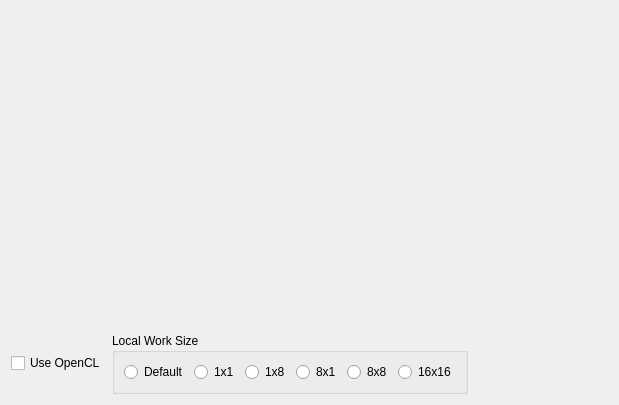
<?xml version="1.0" encoding="UTF-8"?>
<ui version="4.0">
 <class>BezierMainWindow</class>
 <widget class="QWidget" name="BezierMainWindow">
  <property name="geometry">
   <rect>
    <x>0</x>
    <y>0</y>
    <width>619</width>
    <height>405</height>
   </rect>
  </property>
  <property name="windowTitle">
   <string>BezierMainWindow</string>
  </property>
  <layout class="QVBoxLayout" name="verticalLayout">
   <item>
    <widget class="BezierWidget" name="bezierWidget">
     <property name="sizePolicy">
      <sizepolicy hsizetype="Preferred" vsizetype="MinimumExpanding">
       <horstretch>0</horstretch>
       <verstretch>0</verstretch>
      </sizepolicy>
     </property>
    </widget>
   </item>
   <item>
    <layout class="QHBoxLayout" name="horizontalLayout_2">
     <item>
      <widget class="QCheckBox" name="useOpenCL">
       <property name="text">
        <string>Use OpenCL</string>
       </property>
      </widget>
     </item>
     <item>
      <widget class="QGroupBox" name="localWorkSize">
       <property name="title">
        <string>Local Work Size</string>
       </property>
       <layout class="QHBoxLayout" name="horizontalLayout">
        <item>
         <widget class="QRadioButton" name="localWorkSizeDefault">
          <property name="text">
           <string>Default</string>
          </property>
         </widget>
        </item>
        <item>
         <widget class="QRadioButton" name="localWorkSize1x1">
          <property name="text">
           <string>1x1</string>
          </property>
         </widget>
        </item>
        <item>
         <widget class="QRadioButton" name="localWorkSize1x8">
          <property name="text">
           <string>1x8</string>
          </property>
         </widget>
        </item>
        <item>
         <widget class="QRadioButton" name="localWorkSize8x1">
          <property name="text">
           <string>8x1</string>
          </property>
         </widget>
        </item>
        <item>
         <widget class="QRadioButton" name="localWorkSize8x8">
          <property name="text">
           <string>8x8</string>
          </property>
         </widget>
        </item>
        <item>
         <widget class="QRadioButton" name="localWorkSize16x16">
          <property name="text">
           <string>16x16</string>
          </property>
         </widget>
        </item>
       </layout>
      </widget>
     </item>
     <item>
      <spacer name="horizontalSpacer">
       <property name="orientation">
        <enum>Qt::Horizontal</enum>
       </property>
       <property name="sizeHint" stdset="0">
        <size>
         <width>40</width>
         <height>20</height>
        </size>
       </property>
      </spacer>
     </item>
    </layout>
   </item>
  </layout>
 </widget>
 <customwidgets>
  <customwidget>
   <class>BezierWidget</class>
   <extends>QWidget</extends>
   <header>bezierwidget.h</header>
  </customwidget>
 </customwidgets>
 <resources/>
 <connections/>
</ui>
